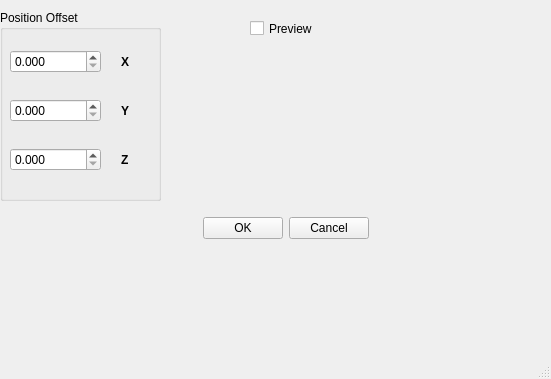
<?xml version="1.0" encoding="UTF-8"?>
<ui version="4.0">
 <class>MainWindow</class>
 <widget class="QMainWindow" name="MainWindow">
  <property name="geometry">
   <rect>
    <x>0</x>
    <y>0</y>
    <width>551</width>
    <height>379</height>
   </rect>
  </property>
  <property name="windowTitle">
   <string>MainWindow</string>
  </property>
  <widget class="QWidget" name="centralwidget">
   <widget class="QGroupBox" name="groupBox">
    <property name="geometry">
     <rect>
      <x>0</x>
      <y>10</y>
      <width>161</width>
      <height>191</height>
     </rect>
    </property>
    <property name="title">
     <string>Position Offset</string>
    </property>
    <widget class="QWidget" name="gridLayoutWidget">
     <property name="geometry">
      <rect>
       <x>10</x>
       <y>20</y>
       <width>141</width>
       <height>161</height>
      </rect>
     </property>
     <layout class="QGridLayout" name="gridLayout">
      <property name="horizontalSpacing">
       <number>20</number>
      </property>
      <property name="rightMargin">
       <number>0</number>
      </property>
      <item row="1" column="1">
       <widget class="QLabel" name="label_2">
        <property name="font">
         <font>
          <weight>75</weight>
          <bold>true</bold>
         </font>
        </property>
        <property name="text">
         <string>Y</string>
        </property>
       </widget>
      </item>
      <item row="0" column="1">
       <widget class="QLabel" name="label">
        <property name="font">
         <font>
          <weight>75</weight>
          <bold>true</bold>
         </font>
        </property>
        <property name="text">
         <string>X</string>
        </property>
       </widget>
      </item>
      <item row="2" column="0">
       <widget class="QDoubleSpinBox" name="spin_pos_z">
        <property name="decimals">
         <number>3</number>
        </property>
        <property name="maximum">
         <double>10000.000000000000000</double>
        </property>
        <property name="singleStep">
         <double>0.100000000000000</double>
        </property>
       </widget>
      </item>
      <item row="1" column="0">
       <widget class="QDoubleSpinBox" name="spin_pos_y">
        <property name="decimals">
         <number>3</number>
        </property>
        <property name="maximum">
         <double>100000.000000000000000</double>
        </property>
        <property name="singleStep">
         <double>0.100000000000000</double>
        </property>
       </widget>
      </item>
      <item row="2" column="1">
       <widget class="QLabel" name="label_3">
        <property name="font">
         <font>
          <weight>75</weight>
          <bold>true</bold>
         </font>
        </property>
        <property name="text">
         <string>Z</string>
        </property>
       </widget>
      </item>
      <item row="0" column="0">
       <widget class="QDoubleSpinBox" name="spin_pos_x">
        <property name="decimals">
         <number>3</number>
        </property>
        <property name="maximum">
         <double>100000.000000000000000</double>
        </property>
        <property name="singleStep">
         <double>0.100000000000000</double>
        </property>
       </widget>
      </item>
     </layout>
    </widget>
    <zorder>gridLayoutWidget</zorder>
    <zorder>gridLayoutWidget</zorder>
   </widget>
   <widget class="QWidget" name="layoutWidget">
    <property name="geometry">
     <rect>
      <x>10</x>
      <y>200</y>
      <width>359</width>
      <height>56</height>
     </rect>
    </property>
    <layout class="QHBoxLayout" name="horizontalLayout_2">
     <item>
      <spacer name="horizontalSpacer_5">
       <property name="orientation">
        <enum>Qt::Horizontal</enum>
       </property>
       <property name="sizeHint" stdset="0">
        <size>
         <width>40</width>
         <height>20</height>
        </size>
       </property>
      </spacer>
     </item>
     <item>
      <widget class="QPushButton" name="btn_ok">
       <property name="text">
        <string>OK</string>
       </property>
      </widget>
     </item>
     <item>
      <widget class="QPushButton" name="btn_cancel">
       <property name="text">
        <string>Cancel</string>
       </property>
      </widget>
     </item>
    </layout>
   </widget>
   <widget class="QCheckBox" name="chk_preview">
    <property name="geometry">
     <rect>
      <x>250</x>
      <y>20</y>
      <width>70</width>
      <height>17</height>
     </rect>
    </property>
    <property name="text">
     <string>Preview</string>
    </property>
   </widget>
   <zorder>groupBox</zorder>
   <zorder>gridLayoutWidget</zorder>
   <zorder>label_3</zorder>
   <zorder>spin_pos_x</zorder>
   <zorder>layoutWidget</zorder>
   <zorder>chk_preview</zorder>
  </widget>
  <widget class="QMenuBar" name="menubar">
   <property name="geometry">
    <rect>
     <x>0</x>
     <y>0</y>
     <width>551</width>
     <height>21</height>
    </rect>
   </property>
  </widget>
  <widget class="QStatusBar" name="statusbar"/>
 </widget>
 <resources/>
 <connections/>
</ui>
